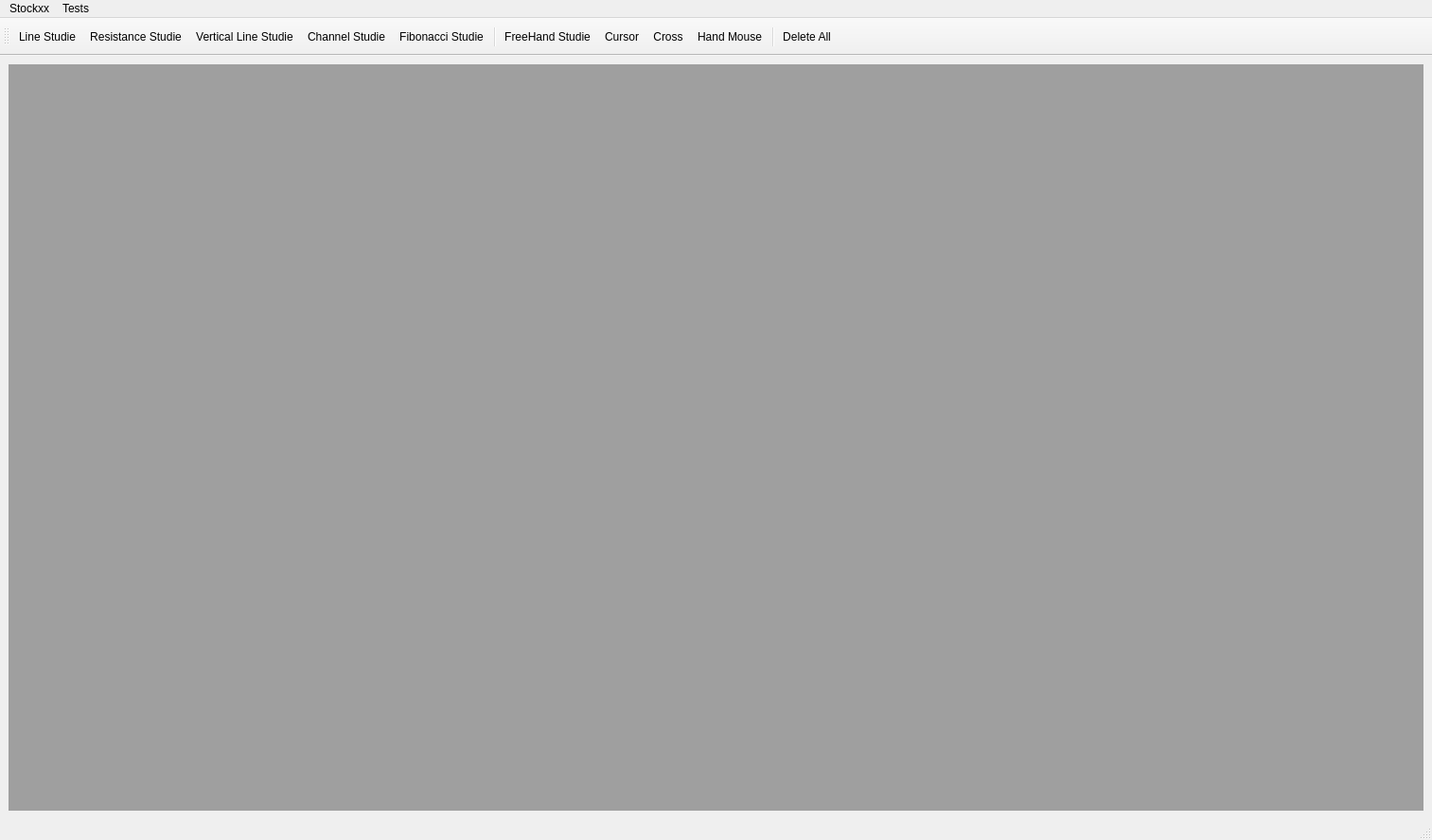
<?xml version="1.0" encoding="UTF-8"?>
<ui version="4.0">
 <class>MainWindow</class>
 <widget class="QMainWindow" name="MainWindow">
  <property name="geometry">
   <rect>
    <x>0</x>
    <y>0</y>
    <width>1513</width>
    <height>888</height>
   </rect>
  </property>
  <property name="minimumSize">
   <size>
    <width>0</width>
    <height>40</height>
   </size>
  </property>
  <property name="windowTitle">
   <string>MainWindow</string>
  </property>
  <widget class="QWidget" name="centralwidget">
   <layout class="QHBoxLayout" name="horizontalLayout">
    <item>
     <widget class="QMdiArea" name="mdiArea"/>
    </item>
   </layout>
  </widget>
  <widget class="QMenuBar" name="menubar">
   <property name="geometry">
    <rect>
     <x>0</x>
     <y>0</y>
     <width>1513</width>
     <height>21</height>
    </rect>
   </property>
   <widget class="QMenu" name="menuStockxx">
    <property name="title">
     <string>Stockxx</string>
    </property>
   </widget>
   <widget class="QMenu" name="menuTests">
    <property name="title">
     <string>Tests</string>
    </property>
    <addaction name="actionAlphaVantage_Get_Daily"/>
   </widget>
   <addaction name="menuStockxx"/>
   <addaction name="menuTests"/>
  </widget>
  <widget class="QStatusBar" name="statusbar"/>
  <widget class="QToolBar" name="toolBar">
   <property name="minimumSize">
    <size>
     <width>0</width>
     <height>40</height>
    </size>
   </property>
   <property name="windowTitle">
    <string>toolBar</string>
   </property>
   <attribute name="toolBarArea">
    <enum>TopToolBarArea</enum>
   </attribute>
   <attribute name="toolBarBreak">
    <bool>false</bool>
   </attribute>
   <addaction name="actionLine_Studie"/>
   <addaction name="actionResistance_Studie"/>
   <addaction name="actionVerticalLine_Studie"/>
   <addaction name="actionChannel_Studie"/>
   <addaction name="actionFibonacci_Studie"/>
   <addaction name="separator"/>
   <addaction name="actionFreeHand_Studie"/>
   <addaction name="actionCursor"/>
   <addaction name="actionCross"/>
   <addaction name="actionHand_Mouse"/>
   <addaction name="separator"/>
   <addaction name="actionDelete_All"/>
  </widget>
  <action name="actionLine_Studie">
   <property name="checkable">
    <bool>true</bool>
   </property>
   <property name="icon">
    <iconset resource="resources.qrc">
     <normaloff>:/imgs/LineStudie.png</normaloff>:/imgs/LineStudie.png</iconset>
   </property>
   <property name="text">
    <string>Line Studie</string>
   </property>
  </action>
  <action name="actionResistance_Studie">
   <property name="checkable">
    <bool>true</bool>
   </property>
   <property name="icon">
    <iconset resource="resources.qrc">
     <normaloff>:/imgs/ResStudie.png</normaloff>:/imgs/ResStudie.png</iconset>
   </property>
   <property name="text">
    <string>Resistance Studie</string>
   </property>
  </action>
  <action name="actionCursor">
   <property name="checkable">
    <bool>true</bool>
   </property>
   <property name="icon">
    <iconset resource="resources.qrc">
     <normaloff>:/imgs/Cursor.png</normaloff>:/imgs/Cursor.png</iconset>
   </property>
   <property name="text">
    <string>Cursor</string>
   </property>
  </action>
  <action name="actionCross">
   <property name="checkable">
    <bool>true</bool>
   </property>
   <property name="icon">
    <iconset resource="resources.qrc">
     <normaloff>:/imgs/Cross.png</normaloff>:/imgs/Cross.png</iconset>
   </property>
   <property name="text">
    <string>Cross</string>
   </property>
  </action>
  <action name="actionHand_Mouse">
   <property name="checkable">
    <bool>true</bool>
   </property>
   <property name="icon">
    <iconset resource="resources.qrc">
     <normaloff>:/imgs/Hand.png</normaloff>:/imgs/Hand.png</iconset>
   </property>
   <property name="text">
    <string>Hand Mouse</string>
   </property>
  </action>
  <action name="actionDelete_All">
   <property name="icon">
    <iconset resource="resources.qrc">
     <normaloff>:/imgs/TrashBin.png</normaloff>:/imgs/TrashBin.png</iconset>
   </property>
   <property name="text">
    <string>Delete All</string>
   </property>
  </action>
  <action name="actionFibonacci_Studie">
   <property name="checkable">
    <bool>true</bool>
   </property>
   <property name="icon">
    <iconset resource="resources.qrc">
     <normaloff>:/imgs/Fibonacci.png</normaloff>:/imgs/Fibonacci.png</iconset>
   </property>
   <property name="text">
    <string>Fibonacci Studie</string>
   </property>
  </action>
  <action name="actionVerticalLine_Studie">
   <property name="checkable">
    <bool>true</bool>
   </property>
   <property name="icon">
    <iconset resource="resources.qrc">
     <normaloff>:/imgs/VertLine.png</normaloff>:/imgs/VertLine.png</iconset>
   </property>
   <property name="text">
    <string>Vertical Line Studie</string>
   </property>
  </action>
  <action name="actionChannel_Studie">
   <property name="checkable">
    <bool>true</bool>
   </property>
   <property name="icon">
    <iconset resource="resources.qrc">
     <normaloff>:/imgs/ChannelStudie.png</normaloff>:/imgs/ChannelStudie.png</iconset>
   </property>
   <property name="text">
    <string>Channel Studie</string>
   </property>
  </action>
  <action name="actionFreeHand_Studie">
   <property name="checkable">
    <bool>true</bool>
   </property>
   <property name="icon">
    <iconset resource="resources.qrc">
     <normaloff>:/imgs/FreeHandStudie.png</normaloff>:/imgs/FreeHandStudie.png</iconset>
   </property>
   <property name="text">
    <string>FreeHand Studie</string>
   </property>
  </action>
  <action name="actionAlphaVantage_Get_Daily">
   <property name="text">
    <string>AlphaVantage Get Daily</string>
   </property>
  </action>
 </widget>
 <resources>
  <include location="resources.qrc"/>
 </resources>
 <connections/>
</ui>
